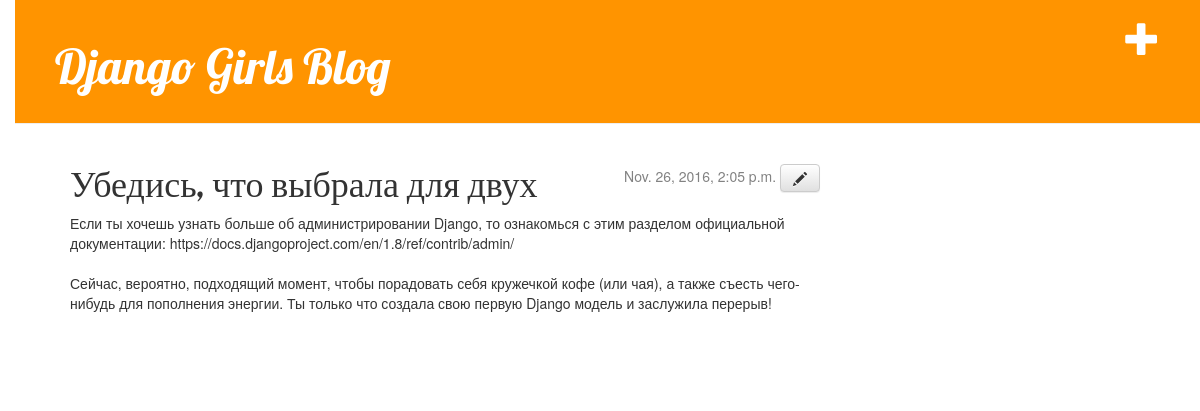
The app's page /post/1/ with its own data.
### blog/models.py (models this page shows, shortened)
class Post(models.Model):
    author = models.ForeignKey('auth.User')
    title = models.CharField(max_length=200)
    text = models.TextField()
    created_date = models.DateTimeField(
            default=timezone.now)
    published_date = models.DateTimeField(
            blank=True, null=True)

### blog/views.py (the view)
# urls.py: url(r'^post/(?P<pk>[0-9]+)/$', views.post_detail, name='post_detail'),
def post_detail(request, pk):
        post = get_object_or_404(Post, pk=pk)
        return render(request, 'blog/post_detail.html', {'post': post})

### blog/templates/blog/post_detail.html
{% extends 'blog/base.html' %}
    {% block content %}
        <div class="post">
            {% if post.published_date %}
                <div class="date">
                    {{ post.published_date }}  <a class="btn btn-default" href="{% url 'post_edit' pk=post.pk %}"><span class="glyphicon glyphicon-pencil"></span></a>
                </div>
            {% endif %}
            <h1>{{ post.title }}</h1>
            <p>{{ post.text|linebreaksbr }}</p>
        </div>
    {% endblock %}

### blog/templates/blog/base.html (shortened to what this page needs)
{% load staticfiles %}
   <html>
        <head>
         <link rel="stylesheet" href="//maxcdn.bootstrapcdn.com/bootstrap/3.2.0/css/bootstrap.min.css">
    <link rel="stylesheet" href="//maxcdn.bootstrapcdn.com/bootstrap/3.2.0/css/bootstrap-theme.min.css">
     <link rel="stylesheet" href="{% static 'css/blog.css' %}">
        </head>
        <body>
  <body>
        <div class="page-header">
        <a href="{% url 'blog.views.post_new' %}" class="top-menu"><span class="glyphicon glyphicon-plus"></span></a>
            <h1><a href="/">Django Girls Blog</a></h1>
        </div>
        <div class="content container">
            <div class="row">
                <div class="col-md-8">
                {% block content %}
                {% endblock %}
                </div>
            </div>
        </div>
    </body>
    </html>

### blog/static/css/blog.css (style rules this page uses)
h1 a { color: #FCA205; }
h1 a { color: #FCA205; font-family: 'Lobster'; }
body { padding-left: 15px; }
.page-header { background-color: #ff9400; margin-top: 0; padding: 20px 20px 20px 40px; }
.page-header h1, .page-header h1 a, .page-header h1 a:visited, .page-header h1 a:active { color: #ffffff; font-size: 36pt; text-decoration: none; }
.content { margin-left: 40px; }
h1, h2, h3, h4 { font-family: 'Lobster', cursive; }
.date { float: right; color: #828282; }
.top-menu, .top-menu:hover, .top-menu:visited { color: #ffffff; float: right; font-size: 26pt; margin-right: 20px; }
.post { margin-bottom: 70px; }

### records on screen
Post: published_date "Nov. 26, 2016, 2:05 p.m.", title "Убедись, что выбрала для двух", text "Если ты хочешь узнать больше об администрировании Django, то ознакомься с этим разделом официальной документации: https://docs.djangoproject.com/en/1.8/ref/contrib/admin/ Сейчас, вероятно, подходящий момент, чтобы порадовать себя кружечкой кофе (или чая), а также съесть чего-нибудь для пополнения энергии. Ты только что создала свою первую Django модель и заслужила перерыв!"
